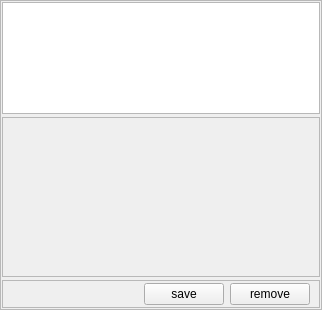
<?xml version="1.0" encoding="UTF-8"?>
<ui version="4.0">
 <class>CSettingsNetworkServersComponent</class>
 <widget class="QFrame" name="CSettingsNetworkServersComponent">
  <property name="geometry">
   <rect>
    <x>0</x>
    <y>0</y>
    <width>322</width>
    <height>310</height>
   </rect>
  </property>
  <property name="minimumSize">
   <size>
    <width>0</width>
    <height>150</height>
   </size>
  </property>
  <property name="windowTitle">
   <string>Frame</string>
  </property>
  <property name="frameShape">
   <enum>QFrame::StyledPanel</enum>
  </property>
  <property name="frameShadow">
   <enum>QFrame::Raised</enum>
  </property>
  <layout class="QVBoxLayout" name="vl_SettingsNetworkSevers">
   <property name="spacing">
    <number>3</number>
   </property>
   <property name="leftMargin">
    <number>1</number>
   </property>
   <property name="topMargin">
    <number>1</number>
   </property>
   <property name="rightMargin">
    <number>1</number>
   </property>
   <property name="bottomMargin">
    <number>1</number>
   </property>
   <item>
    <widget class="swift::gui::views::CServerView" name="tvp_Servers">
     <property name="editTriggers">
      <set>QAbstractItemView::AnyKeyPressed|QAbstractItemView::DoubleClicked|QAbstractItemView::EditKeyPressed</set>
     </property>
     <property name="selectionMode">
      <enum>QAbstractItemView::SingleSelection</enum>
     </property>
     <property name="selectionBehavior">
      <enum>QAbstractItemView::SelectRows</enum>
     </property>
     <attribute name="verticalHeaderVisible">
      <bool>false</bool>
     </attribute>
    </widget>
   </item>
   <item>
    <widget class="swift::gui::editors::CServerForm" name="form_Server">
     <property name="minimumSize">
      <size>
       <width>0</width>
       <height>160</height>
      </size>
     </property>
     <property name="frameShape">
      <enum>QFrame::StyledPanel</enum>
     </property>
     <property name="frameShadow">
      <enum>QFrame::Raised</enum>
     </property>
    </widget>
   </item>
   <item>
    <widget class="QFrame" name="fr_SettingsTnServersButtons">
     <property name="sizePolicy">
      <sizepolicy hsizetype="Preferred" vsizetype="Fixed">
       <horstretch>0</horstretch>
       <verstretch>0</verstretch>
      </sizepolicy>
     </property>
     <property name="frameShape">
      <enum>QFrame::StyledPanel</enum>
     </property>
     <property name="frameShadow">
      <enum>QFrame::Raised</enum>
     </property>
     <layout class="QHBoxLayout" name="hl_SettingsBottomBar">
      <property name="topMargin">
       <number>2</number>
      </property>
      <property name="bottomMargin">
       <number>2</number>
      </property>
      <item>
       <spacer name="hs_SettingsTnServersSpacer">
        <property name="orientation">
         <enum>Qt::Horizontal</enum>
        </property>
        <property name="sizeHint" stdset="0">
         <size>
          <width>40</width>
          <height>20</height>
         </size>
        </property>
       </spacer>
      </item>
      <item>
       <widget class="QPushButton" name="pb_SaveServer">
        <property name="sizePolicy">
         <sizepolicy hsizetype="Preferred" vsizetype="Preferred">
          <horstretch>0</horstretch>
          <verstretch>0</verstretch>
         </sizepolicy>
        </property>
        <property name="text">
         <string>save</string>
        </property>
       </widget>
      </item>
      <item>
       <widget class="QPushButton" name="pb_RemoveServer">
        <property name="sizePolicy">
         <sizepolicy hsizetype="Preferred" vsizetype="Preferred">
          <horstretch>0</horstretch>
          <verstretch>0</verstretch>
         </sizepolicy>
        </property>
        <property name="text">
         <string>remove</string>
        </property>
       </widget>
      </item>
     </layout>
    </widget>
   </item>
  </layout>
 </widget>
 <customwidgets>
  <customwidget>
   <class>swift::gui::views::CServerView</class>
   <extends>QTableView</extends>
   <header>gui/views/serverview.h</header>
  </customwidget>
  <customwidget>
   <class>swift::gui::editors::CServerForm</class>
   <extends>QFrame</extends>
   <header>gui/editors/serverform.h</header>
   <container>1</container>
  </customwidget>
 </customwidgets>
 <resources/>
 <connections/>
</ui>
